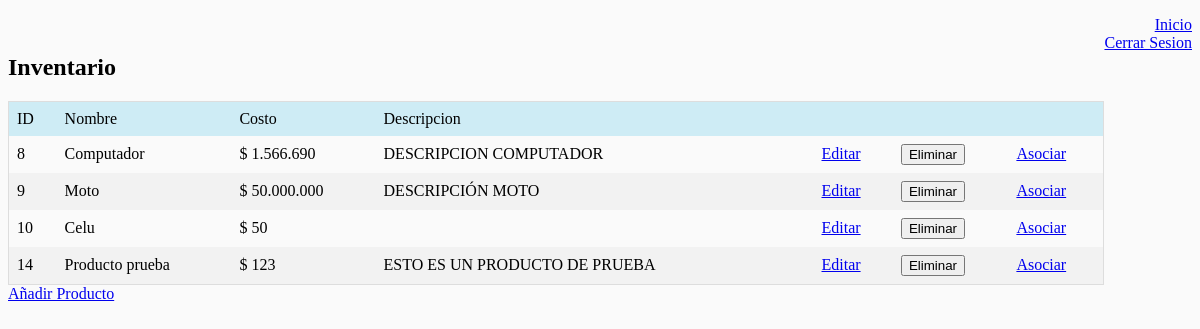
Screenshot of /?c=producto (signed in) with the database file from the repository.
### tables this page shows
CREATE TABLE `goods` (
  `pro_id` int(10) NOT NULL,
  `name` varchar(50) NOT NULL,
  `value` float NOT NULL,
  `description` text NOT NULL
);

### controller/producto.controller.php (called while the page is built, shortened)
<?php
require_once "model/producto.php";
class ProductoController{
    public function __CONSTRUCT(){
       $this->model=new Producto();
    }
    public function Index(){
        require_once "view/header.php";
        require_once "view/producto/index.php";
        require_once "view/footer.php";
    }
}

### model/database.php (called while the page is built, shortened)
<?php
class Database{
    public static function Conectar(){
        try{
            $conexion = new PDO('mysql:host='.self::server.';dbname='.self::dbname,self::dbuser,self::dbpass);
            $conexion->setAttribute(PDO::ATTR_ERRMODE, PDO::ERRMODE_EXCEPTION);
            return $conexion;
        }catch(PDOException $e){
            return "Error: ".$e->getMessage();
        }
    }
}

### model/producto.php (called while the page is built, shortened)
<?php
class Producto{
    private $pdo;
    public function __CONSTRUCT(){
        $this->pdo= Database::Conectar();
    }
    public function Listar(){
        try{
            if($_SESSION["rol"]==1){
                $consulta="SELECT pro_id,name,value,description FROM goods ";
            }else{
                $consulta="SELECT goods.pro_id,name,value,description FROM goods
                             join goodsRelation on goodsRelation.pro_id=goods.pro_id";
            }
        $sentencia=$this->pdo->prepare($consulta);
        $sentencia->execute();
        return $sentencia->fetchAll(PDO::FETCH_OBJ);
        }catch(Exception $e){
            die($e->getMessager());
        }
    }
}

### view/producto/index.php (the view)
<h2>Inventario</h2>
    <table>
        <thead>
            <tr>
                <td>ID</td>
                <td>Nombre</td>
                <td>Costo</td>
                <td>Descripcion</td>
                <td></td>
                <td></td>
                <td></td>
                <td></td>
            </tr>
        </thead>
        <tbody>
        <?php foreach($this->model->Listar() as $r):?>
            <tr>
                <td><?=$r->pro_id?></td>
                <td><?=$r->name?></td>
                <td>$ <?=number_format($r->value,0,",",".")?></td>
                <td><?=utf8_encode($r->description)?></td>
                <td></td>
            <?php if($_SESSION['rol']==1): ?>
                <td><a href="?c=producto&a=Crear&id=<?=$r->pro_id?>">Editar</a></td>
                <td><button onclick="validationDelete('?c=producto&a=Eliminar&id=<?=$r->pro_id?>',' el producto <?=$r->name?>')">Eliminar</button></td>
                <td><a href="?c=producto&a=Asociar&idProducto=<?=$r->pro_id?>">Asociar</a></td>
            </tr>
            <?php endif;?>
        <?php endforeach;?>
            </tbody>
    </table>
    <a href="?c=producto&a=Crear" class="btn btn-primary">Añadir Producto</a>

### assets/css/main.css (style rules this page uses)
body { background-color: #FAFAFA; }
table { border-collapse: collapse; border-spacing: 0; width: 100%; border: 1px solid #ddd; }
th, td { text-align: left; padding: 8px; }
tr:nth-child(even) { background-color: #f2f2f2 }
thead { background-color: #CEECF5; }

### rows the page displays
goods: pro_id "8", name "Computador", value "1.566.690", description "DESCRIPCION COMPUTADOR"
goods: pro_id "9", name "Moto", value "50.000.000", description "DESCRIPCIÓN MOTO"
goods: pro_id "10", name "Celu", value "50"
goods: pro_id "14", name "Producto prueba", value "123", description "ESTO ES UN PRODUCTO DE PRUEBA"
